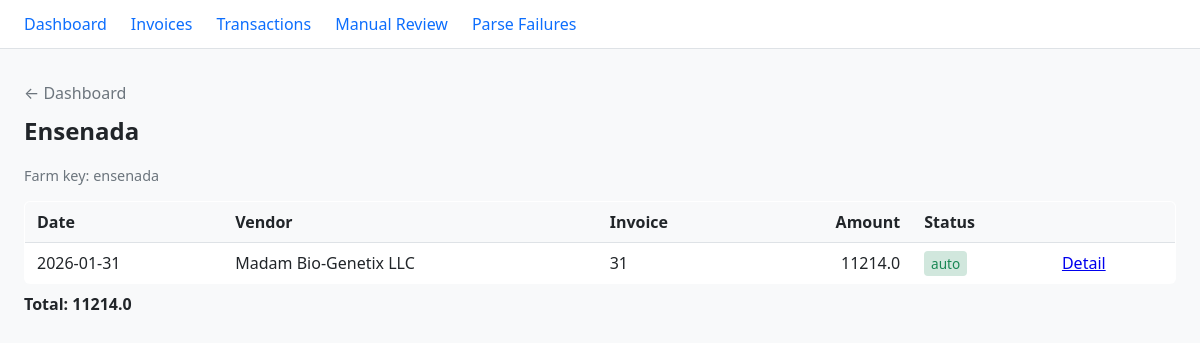
The app's page /farm/ensenada with its own data.
### tables this page shows
CREATE TABLE farms (
    farm_key TEXT PRIMARY KEY,
    display_name TEXT NOT NULL,
    created_at TEXT NOT NULL DEFAULT (datetime('now')),
    updated_at TEXT NOT NULL DEFAULT (datetime('now'))
);

CREATE TABLE transactions (
    id INTEGER PRIMARY KEY AUTOINCREMENT,
    doc_id TEXT NOT NULL UNIQUE,
    farm_key TEXT,
    farm_name TEXT,
    vendor_key TEXT,
    vendor_name TEXT,
    invoice_number TEXT,
    invoice_date TEXT,
    due_date TEXT,
    total_cents INTEGER NOT NULL DEFAULT 0,
    service_address TEXT,
    account_number TEXT,
    confidence REAL NOT NULL DEFAULT 0.0,
    needs_manual_review INTEGER NOT NULL DEFAULT 1 CHECK (needs_manual_review IN (0, 1)),
    manual_override INTEGER NOT NULL DEFAULT 0 CHECK (manual_override IN (0, 1)),
    processed_at TEXT NOT NULL,
    status TEXT NOT NULL CHECK (status IN ('auto', 'pending_manual', 'manual', 'duplicate', 'failed')),
    error_reason TEXT,
    content_fingerprint TEXT,
    invoice_key TEXT,
    duplicate_detected INTEGER NOT NULL DEFAULT 0 CHECK (duplicate_detected IN (0, 1)),
    duplicate_reason TEXT,
    duplicate_of_doc_id TEXT,
    created_at TEXT NOT NULL DEFAULT (datetime('now')),
    updated_at TEXT NOT NULL DEFAULT (datetime('now')), parse_status TEXT NOT NULL DEFAULT 'success', parse_failure_reason TEXT,
    FOREIGN KEY (doc_id) REFERENCES documents(doc_id),
    FOREIGN KEY (farm_key) REFERENCES farms(farm_key),
    FOREIGN KEY (vendor_key) REFERENCES vendors(vendor_key),
    FOREIGN KEY (duplicate_of_doc_id) REFERENCES documents(doc_id)
);

### core/api.py (the view)
@app.get("/farm/{farm_key}", response_class=HTMLResponse)
async def farm_detail(request: Request, farm_key: str) -> HTMLResponse:
    farms = queries.get_farms()
    farm_key_exists = any(f.get("farm_key") == farm_key for f in farms)
    if not farm_key_exists:
        raise HTTPException(status_code=404, detail="Farm not found")
    transactions = queries.get_transactions(limit=200, farm_key=farm_key)
    farm_name = next((f.get("display_name") or farm_key for f in farms if f.get("farm_key") == farm_key), farm_key)
    total_cents = sum((t.get("total_cents") or 0) for t in transactions)
    return templates.TemplateResponse(
        "farm_detail.html",
        {
            "request": request,
            "farm_key": farm_key,
            "farm_name": farm_name,
            "transactions": transactions,
            "total_cents": total_cents,
            "cents_to_dollars": _cents_to_dollars,
            "money": _money,
        },
    )

### templates/farm_detail.html (shortened to what this page needs)
{% extends "base.html" %}
{% block content %}
<p class="back"><a href="/">← Dashboard</a></p>
<h1>{{ farm_name }}</h1>
<p class="meta">Farm key: {{ farm_key }}</p>
<table class="table">
  <thead>
    <tr>
      <th>Date</th>
      <th>Vendor</th>
      <th>Invoice</th>
      <th class="num">Amount</th>
      <th>Status</th>
      <th></th>
    </tr>
  </thead>
  <tbody>
    {% for t in transactions %}
    <tr>
      <td>{{ t.invoice_date or '—' }}</td>
      <td>{{ t.vendor_name or t.vendor_key or '—' }}</td>
      <td>{{ t.invoice_number or '—' }}</td>
      <td class="num">{{ cents_to_dollars(t.total_cents) }}</td>
      <td><span class="status status-{{ t.status }}">{{ t.status }}</span></td>
      <td><a href="/transactions/{{ t.id }}">Detail</a></td>
    </tr>
    {% else %}
    <tr><td colspan="6">No transactions.</td></tr>
    {% endfor %}
  </tbody>
</table>
<p class="total-line">Total: {{ cents_to_dollars(total_cents) }}</p>
{% endblock %}

### static/styles.css (style rules this page uses)
:root { --bg: #f8f9fa; --card-bg: #fff; --border: #dee2e6; --text: #212529; --muted: #6c757d; --link: #0d6efd; --status-auto: #198754; --status-manual: #0d6efd; --status-pending_manual: #fd7e14; --status-failed: #dc3545; --parse-success: #198754; --parse-fail: #dc3545; }
* { box-sizing: border-box; }
body { font-family: system-ui, -apple-system, sans-serif; background: var(--bg); color: var(--text); margin: 0; padding: 0; line-height: 1.5; }
h1 { font-size: 1.5rem; margin-top: 0; }
.back { margin-bottom: 0.5rem; }
.back a { color: var(--muted); text-decoration: none; }
.meta { color: var(--muted); font-size: 0.9rem; }
.table { width: 100%; border-collapse: collapse; background: var(--card-bg); border: 1px solid var(--border); border-radius: 6px; overflow: hidden; }
.table th, .table td { padding: 0.5rem 0.75rem; text-align: left; border-bottom: 1px solid var(--border); }
.table th { background: var(--bg); font-weight: 600; }
.table .num { text-align: right; }
.table tr:last-child td { border-bottom: none; }
.status { font-size: 0.85rem; padding: 0.2em 0.5em; border-radius: 4px; }
.status-auto { background: #d1e7dd; color: var(--status-auto); }
.total-line { font-weight: 600; margin-top: 0.5rem; }

### records on screen
farms: display_name "Ensenada"
transactions: invoice_date "2026-01-31", vendor_name "Madam Bio-Genetix LLC", invoice_number "31", total_cents "11214.0", status "auto"

### other values on screen
{{ farm_key }} "ensenada"
{{ cents_to_dollars(total_cents) }} "11214.0"
